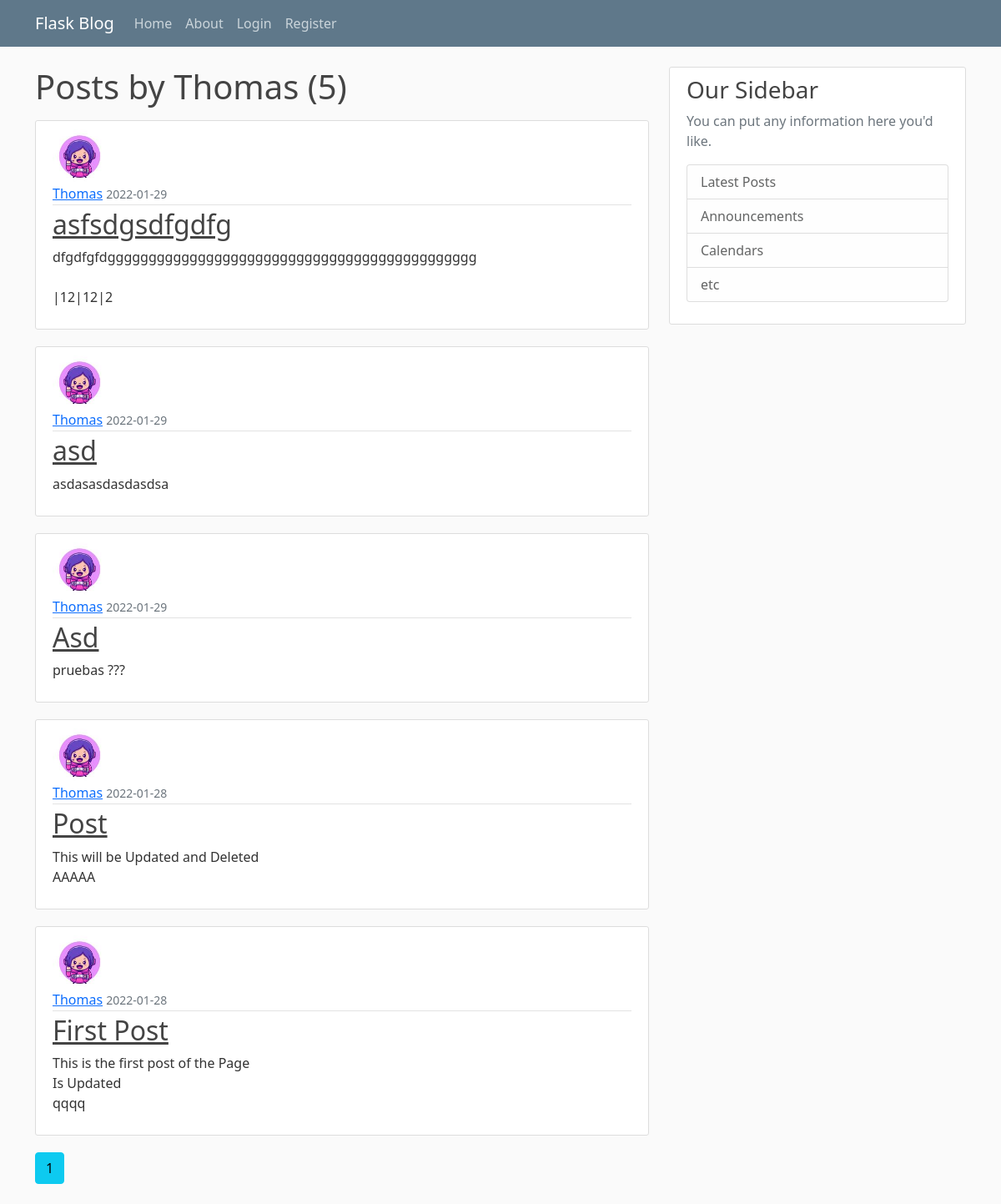
Screenshot of /user/Thomas with the database file from the repository.
### flaskblog/models.py (models this page shows, shortened)
class User(db.Model, UserMixin):
    id          = db.Column(db.Integer, primary_key  = True)
    username    = db.Column(db.String(20),  unique   = True, nullable = False)
    email       = db.Column(db.String(120), unique   = True, nullable = False)
    image_file  = db.Column(db.String(20),  nullable = False, default = 'default.jpg')
    password    = db.Column(db.String(60),  nullable = False)
    posts       = db.relationship('Post',   backref  = 'author', lazy = True)

class Post(db.Model):
    id          = db.Column(db.Integer,  primary_key   = True)
    title       = db.Column(db.String(100), nullable   = False)
    date_posted = db.Column(db.DateTime,    nullable   = False, default = datetime.utcnow)
    content     = db.Column(db.Text,        nullable   = False)
    user_id     = db.Column(db.Integer, db.ForeignKey('user.id'), nullable = False)

### flaskblog/users/routes.py (the view)
@users.route("/user/<string:username>")
def user_posts(username):
    page = request.args.get('page', 1, type = int)
    user = User.query.filter_by(username = username).first_or_404()
    posts = Post.query.filter_by(author = user)\
        .order_by(Post.date_posted.desc())\
        .paginate(page = page , per_page = 10)
    return render_template('user_posts.html', posts = posts, user = user)

### flaskblog/templates/user_posts.html
{% extends "layout.html" %}
{% block content %}
    <h1 class="mb-3">Posts by {{ user.username }} ({{ posts.total }})</h1>
    {% for post in posts.items %}
        <article class="media content-section">
            <img class = "rounded-circle article-img" src="{{ url_for('static', filename = 'profile_photo/' + post.author.image_file) }}">
            <div class="media-body">
            <div class="article-metadata">
             <a class="mr-2" href="{{ url_for('users.user_posts', username = post.author.username) }}">{{ post.author.username }}</a>
                <small class="text-muted">{{ post.date_posted.strftime('%Y-%m-%d') }}</small>
            </div>
            <h2><a class="article-title" href="{{ url_for('posts.post', post_id = post.id) }}">{{ post.title }}</a></h2>
            <p class="article-content">{{ post.content }}</p>
            </div>
        </article>
    {% endfor %}
    {% for page_num in posts.iter_pages(left_edge = 1, right_edge = 1, left_current = 1, right_current = 2) %}
        {% if page_num %}
            {% if posts.page == page_num %}
                <a class="btn btn-info mb-4" href="{{ url_for('users.user_posts', username = user.username ,page=page_num) }}">{{ page_num }}</a>
            {% else %}
                <a class="btn btn-outline-info mb-4" href="{{ url_for('users.user_posts', username = user.username, page=page_num) }}">{{ page_num }}</a>
            {% endif %}
        {% else %}
            ...
        {% endif %}
    {% endfor %}
{% endblock content %}

### flaskblog/static/main.css (style rules this page uses)
body { background: #fafafa; color: #333333; margin-top: 5rem; }
h1, h2, h3, h4, h5, h6 { color: #444444; }
.content-section { background: #ffffff; padding: 10px 20px; border: 1px solid #dddddd; border-radius: 3px; margin-bottom: 20px; }
.article-title { color: #444444; }
.article-content { white-space: pre-line; }
.article-img { height: 65px; width: 65px; margin-right: 16px; }
.article-metadata { padding-bottom: 1px; margin-bottom: 4px; border-bottom: 1px solid #e3e3e3 }

### rows the page displays
User: username "Thomas"
Post: image_file (picture), author.username "Thomas", date_posted "2022-01-29", title "asfsdgsdfgdfg", content "dfgdfgfdggggggggggggggggggggggggggggggggggggggggggggg |12|12|2"
Post: image_file (picture), author.username "Thomas", date_posted "2022-01-29", title "asd", content "asdasasdasdasdsa"
Post: image_file (picture), author.username "Thomas", date_posted "2022-01-29", title "Asd", content "pruebas ???"
Post: image_file (picture), author.username "Thomas", date_posted "2022-01-28", title "Post", content "This will be Updated and Deleted AAAAA"
Post: image_file (picture), author.username "Thomas", date_posted "2022-01-28", title "First Post", content "This is the first post of the Page Is Updated qqqq"

### other values shown
{{ posts.total }} "5"
{{ page_num }} "1"
